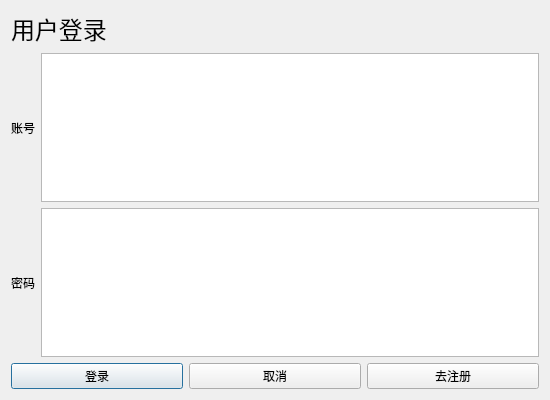
<?xml version="1.0" encoding="UTF-8"?>
<ui version="4.0">
 <class>userlogin</class>
 <widget class="QDialog" name="userlogin">
  <property name="geometry">
   <rect>
    <x>0</x>
    <y>0</y>
    <width>550</width>
    <height>400</height>
   </rect>
  </property>
  <property name="windowTitle">
   <string>Dialog</string>
  </property>
  <layout class="QVBoxLayout" name="verticalLayout">
   <item>
    <widget class="QLabel" name="label">
     <property name="font">
      <font>
       <family>微软雅黑 Light</family>
       <pointsize>18</pointsize>
      </font>
     </property>
     <property name="text">
      <string>用户登录</string>
     </property>
    </widget>
   </item>
   <item>
    <layout class="QHBoxLayout" name="horizontalLayout">
     <item>
      <widget class="QLabel" name="label_2">
       <property name="text">
        <string>账号</string>
       </property>
      </widget>
     </item>
     <item>
      <widget class="QTextEdit" name="textEdit"/>
     </item>
    </layout>
   </item>
   <item>
    <layout class="QHBoxLayout" name="horizontalLayout_2">
     <item>
      <widget class="QLabel" name="label_3">
       <property name="text">
        <string>密码</string>
       </property>
      </widget>
     </item>
     <item>
      <widget class="QTextEdit" name="textEdit_2"/>
     </item>
    </layout>
   </item>
   <item>
    <layout class="QHBoxLayout" name="horizontalLayout_3">
     <item>
      <widget class="QPushButton" name="pushButton">
       <property name="text">
        <string>登录</string>
       </property>
      </widget>
     </item>
     <item>
      <widget class="QPushButton" name="pushButton_2">
       <property name="text">
        <string>取消</string>
       </property>
      </widget>
     </item>
     <item>
      <widget class="QPushButton" name="pushButton_3">
       <property name="text">
        <string>去注册</string>
       </property>
      </widget>
     </item>
    </layout>
   </item>
  </layout>
 </widget>
 <resources/>
 <connections/>
</ui>
